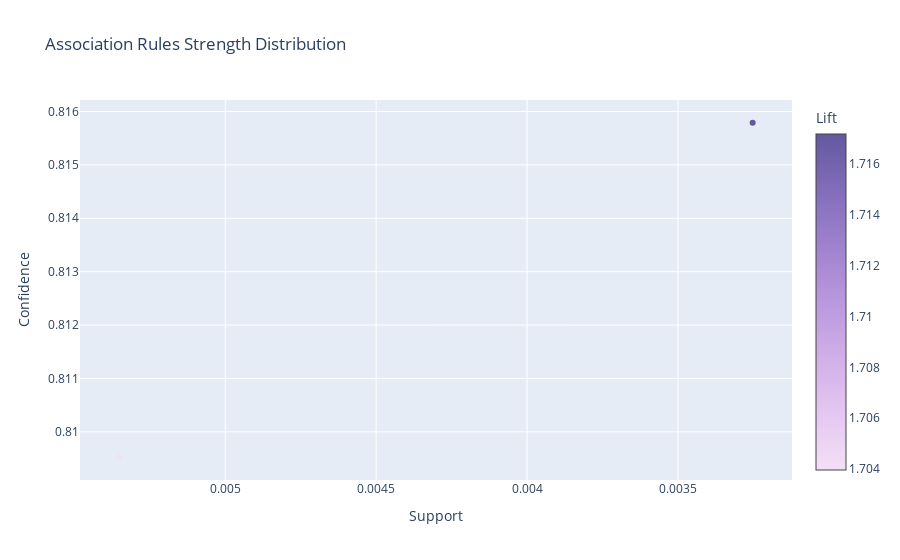
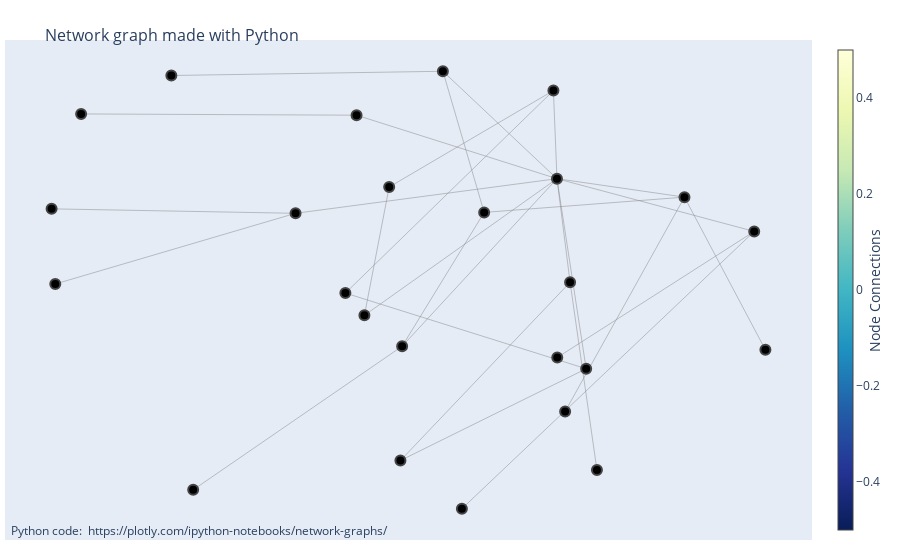

Notebook code for these charts, in order:
### Code cell
itemsets, rules = apriori(transactions, min_support=min_sup, min_confidence=0.8)

itemsets, rules = apriori(transactions, min_support=min_sup, min_confidence=0.8)

n_trans = len(transactions)

print("\nАссоциативные правила (достоверность ≥ 80%):")

rules_data = []       # для draw_rules_graph
rules_pyarmviz = []   # для PyARMViz

for i, r in enumerate(rules):
    ant = frozenset(r.lhs)
    cons = frozenset(r.rhs)
    union = ant | cons

    # абсолютные количества
    count_ab = sum(1 for t in transactions if union.issubset(t))
    count_a = sum(1 for t in transactions if ant.issubset(t))
    count_b = sum(1 for t in transactions if cons.issubset(t))

    support_ab = count_ab / n_trans
    support_a = count_a / n_trans
    support_b = count_b / n_trans
    lift = support_ab / (support_a * support_b) if support_a * support_b else 0.0

    print(f"{i}: {set(r.lhs)} -> {set(r.rhs)} "
          f"Support = {support_ab:.3f} Confidence = {r.confidence:.3f} Lift = {lift:.3f}")


    # для PyARMViz
    rules_pyarmviz.append(
        PyARMViz.Rule.Rule(
            lhs=tuple(r.lhs),
            rhs=tuple(r.rhs),
            count_full=count_ab,
            count_lhs=count_a,
            count_rhs=count_b,
            num_transactions=n_trans
        )
    )

# интерактивные графики PyARMViz
PyARMViz.metadata_scatter_plot(rules_pyarmviz)
PyARMViz.adjacency_graph_plotly(rules_pyarmviz)
# PyARMViz.adjacency_parallel_coordinate_plot(rules_pyarmviz)
# PyARMViz.adjacency_parallel_category_plot(rules_pyarmviz)

### Figure 1 — Plotly figure (JSON) as saved in the notebook; plotly's stock layout.template omitted (floating-point values rounded to 4 significant figures)
{"data": [{"marker": {"color": [1.717, 1.704], "colorbar": {"title": {"text": "Lift"}}, "colorscale": [[0.0, "rgb(243, 224, 247)"], [0.1667, "rgb(228, 199, 241)"], [0.3333, "rgb(209, 175, 232)"], [0.5, "rgb(185, 152, 221)"], [0.6667, "rgb(159, 130, 206)"], [0.8333, "rgb(130, 109, 186)"], [1.0, "rgb(99, 88, 159)"]]}, "mode": "markers", "text": ["('Extra Salami or Feta',) => ('Coffee',), Lift: 1.7171575692765482", "('Keeping It Local',) => ('Coffee',), Lift: 1.7039689550731953"], "x": [0.003253, 0.005351], "y": [0.8158, 0.8095], "type": "scatter"}], "layout": {"xaxis": {"title": {"text": "Support"}, "autorange": "reversed"}, "title": {"text": "Association Rules Strength Distribution"}, "yaxis": {"title": {"text": "Confidence"}}}}

### Figure 2 — Plotly figure (JSON) as saved in the notebook; plotly's stock layout.template omitted (floating-point values rounded to 4 significant figures)
{"data": [{"hoverinfo": "none", "line": {"color": "#888", "width": 0.5}, "mode": "lines", "x": [-0.1646, 0.3385, null, -0.09989, -0.1646, null, -0.09989, 0.3293, null, -0.1851, 0.3385, null, -0.9048, -0.1851, null, -0.3445, 0.3385, null, -0.982, -0.3445, null, -0.9723, -0.3445, null, 0.3293, 0.3385, null, -0.2143, 0.3293, null, -0.2143, 0.4148, null, 0.3728, 0.3385, null, 0.443, 0.3728, null, -0.0705, 0.3728, null, -0.0705, 0.4148, null, -0.06602, 0.3385, null, 0.1483, -0.06602, null, 0.1483, 0.04044, null, 0.1483, 0.6717, null, -0.612, -0.06602, null, 0.04044, 0.3385, null, -0.6691, 0.04044, null, 0.8539, 0.3385, null, 0.3393, 0.8539, null, 0.0901, 0.8539, null, 0.4148, 0.3385, null, 0.6717, 0.3385, null, 0.8832, 0.6717, null, 0.3599, 0.6717, null], "y": [-0.1785, 0.402, null, 0.3667, -0.1785, null, 0.3667, 0.7762, null, 0.6717, 0.402, null, 0.677, 0.6717, null, 0.2549, 0.402, null, 0.2738, 0.2549, null, -0.04532, 0.2549, null, 0.7762, 0.402, null, -0.08389, 0.7762, null, -0.08389, -0.4053, null, -0.03802, 0.402, null, -0.8357, -0.03802, null, -0.7952, -0.03802, null, -0.7952, -0.4053, null, -0.3097, 0.402, null, 0.2587, -0.3097, null, 0.2587, 0.8583, null, 0.2587, 0.3235, null, -0.9197, -0.3097, null, 0.8583, 0.402, null, 0.8402, 0.8583, null, 0.1779, 0.402, null, -0.3576, 0.1779, null, -1.0, 0.1779, null, -0.4053, 0.402, null, 0.3235, 0.402, null, -0.325, 0.3235, null, -0.587, 0.3235, null], "type": "scatter"}, {"hoverinfo": "text", "marker": {"color": [], "colorbar": {"thickness": 15, "title": {"side": "right", "text": "Node Connections"}, "xanchor": "left"}, "colorscale": [[0.0, "rgb(255,255,217)"], [0.125, "rgb(237,248,177)"], [0.25, "rgb(199,233,180)"], [0.375, "rgb(127,205,187)"], [0.5, "rgb(65,182,196)"], [0.625, "rgb(29,145,192)"], [0.75, "rgb(34,94,168)"], [0.875, "rgb(37,52,148)"], [1.0, "rgb(8,29,88)"]], "line": {"width": 2}, "reversescale": true, "showscale": true, "size": 10}, "mode": "markers", "text": ["0", "Extra Salami or Feta", "Coffee", "1", "Keeping It Local", "2", "Cake", "Vegan mincepie", "3", "Salad", "4", "Hearty & Seasonal", "Sandwich", "5", "NONE", "Scone", "6", "Tartine", "7", "Pastry", "Toast", "8", "9", "Hot chocolate", "Medialuna"], "x": [-0.1646, -0.09989, 0.3385, -0.1851, -0.9048, -0.3445, -0.982, -0.9723, 0.3293, -0.2143, 0.3728, 0.443, -0.0705, -0.06602, 0.1483, -0.612, 0.04044, -0.6691, 0.8539, 0.3393, 0.0901, 0.4148, 0.6717, 0.8832, 0.3599], "y": [-0.1785, 0.3667, 0.402, 0.6717, 0.677, 0.2549, 0.2738, -0.04532, 0.7762, -0.08389, -0.03802, -0.8357, -0.7952, -0.3097, 0.2587, -0.9197, 0.8583, 0.8402, 0.1779, -0.3576, -1.0, -0.4053, 0.3235, -0.325, -0.587], "type": "scatter"}], "layout": {"annotations": [{"showarrow": false, "text": "Python code: <a href='https://plotly.com/ipython-notebooks/network-graphs/'> https://plotly.com/ipython-notebooks/network-graphs/</a>", "x": 0.005, "xref": "paper", "y": -0.002, "yref": "paper"}], "hovermode": "closest", "margin": {"b": 20, "l": 5, "r": 5, "t": 40}, "showlegend": false, "title": {"font": {"size": 16}, "text": "<br>Network graph made with Python"}, "xaxis": {"showgrid": false, "showticklabels": false, "zeroline": false}, "yaxis": {"showgrid": false, "showticklabels": false, "zeroline": false}}}
